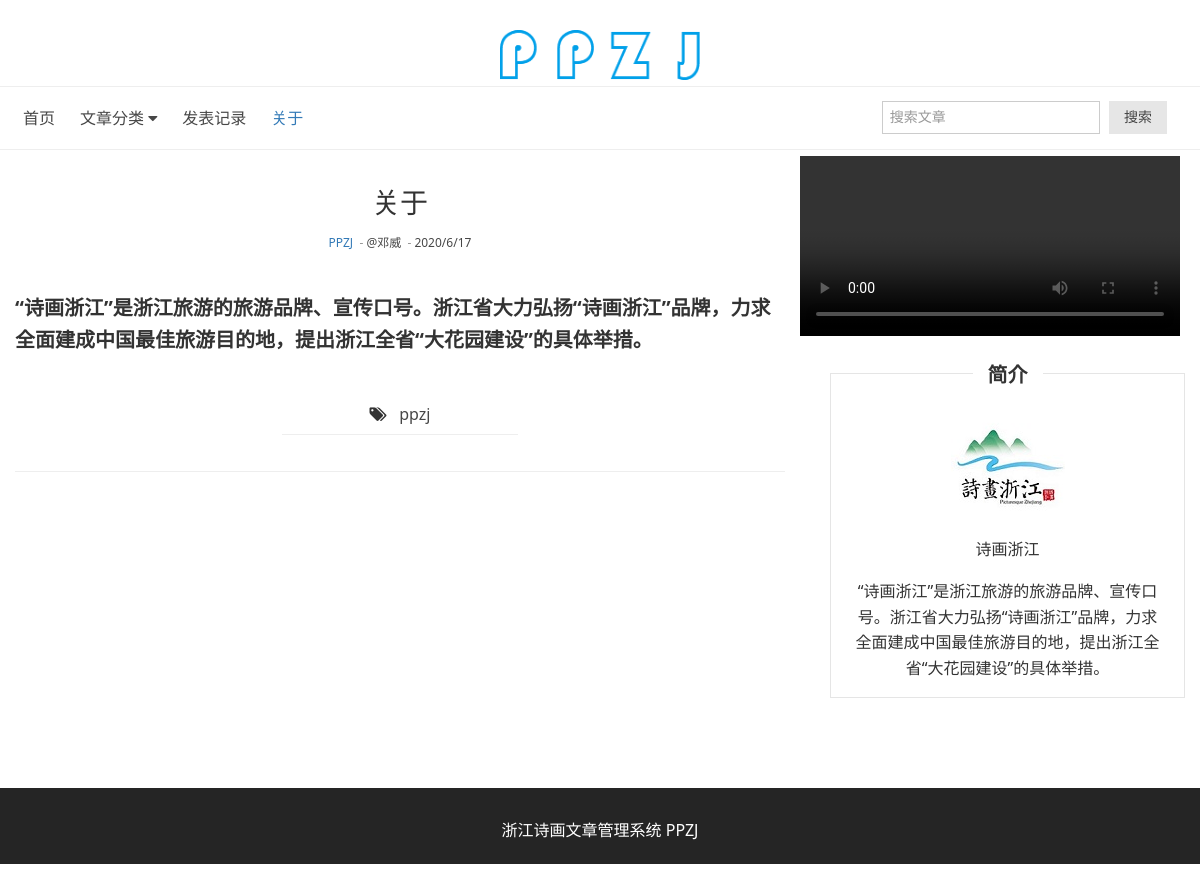
The app's page /index.php/about with its own data.
### tables this page shows
CREATE TABLE `about` (
  `id` int(11) NOT NULL,
  `title` varchar(200) NOT NULL,
  `tag` varchar(200) NOT NULL,
  `content` text NOT NULL,
  PRIMARY KEY (`id`)
);

### application/controllers/About.php (called while the page is built, shortened)
<?php
class About extends CI_Controller {
    public function index(){
        $this->load->helper('url');
        $this->load->model('category_model');
        $data['all_category'] =  $this->category_model->getAllCategory();
        $this->load->model('about_model');
        $data['about']= $this->about_model->getAboutInfo();
        $this->load->model('siteinfo_model');
        $data['siteinfo']= $this->siteinfo_model->getSiteInfo();
        $data['cur_title'] = array('','','','am-active');
        $this->load->view('header',$data);
        $this->load->view('menu',$data);
        $this->load->view('about');
        $this->load->view('footer',$data);
    }
}

### index.php (called while the page is built, shortened)
<?php
require_once BASEPATH.'core/CodeIgniter.php';

### application/models/about_model.php (called while the page is built, shortened)
<?php
class About_model extends CI_Model {
	public function getAboutInfo($id=1){
		$sql="select * from about where id = {$id}";
		$data=$this->db->query($sql)->result_array();
		return $data;
	}
}

### application/views/menu.php (the view, shortened to what this page needs)
<nav class="am-g am-g-fixed blog-fixed blog-nav">
  <div class="am-collapse am-topbar-collapse" id="blog-collapse">
    <ul class="am-nav am-nav-pills am-topbar-nav">
      <li class="<?php echo $cur_title[0];?>"><a href="<?php echo base_url()?>">首页</a></li>
      <li class="am-dropdown" data-am-dropdown>
        <a class="am-dropdown-toggle" data-am-dropdown-toggle href="javascript:;">
          文章分类 <span class="am-icon-caret-down"></span>
        </a>
      </li>
      <li class="<?php echo $cur_title[2];?>"><?php echo anchor("Articles/timeline","发表记录","")?></li>
      <li class="<?php echo $cur_title[3];?>"><?php echo anchor("About/index","关于","")?></li>
    </ul>
    <form class="am-topbar-form am-topbar-left am-form-inline am-topbar-right" role="search" method="post" action='<?php echo site_url('Search/show')?>'>
      <div class="am-form-group">
        <input type="text" class="am-form-field am-input-sm" name='pattern' placeholder="搜索文章">
      </div>
      <button type="submit" class="am-btn am-btn-default am-btn-sm">搜索</button>
    </form>
  </div>
</nav>
<hr>

### application/views/about.php (shortened to what this page needs)
<?php
$Parsedown = new Parsedown();
$html = $Parsedown->text($about[0]['content']);
?>
<div class="am-g am-g-fixed blog-fixed blog-content">
    <div class="am-u-md-8 am-u-sm-12">
      <article class="am-article blog-article-p">
        <div class="am-article-hd">
          <h1 class="am-article-title blog-text-center"><?php echo $about[0]['title'];?></h1>
          <p class="am-article-meta blog-text-center">
              <span><a href="#" class="blog-color">PPZJ &nbsp;</a></span>-
              <span><a href="#">@邓威 &nbsp;</a></span>-
              <span><a href="#">2020/6/17</a></span>
          </p>
        </div>
        <div class="am-article-bd">
        <p>
        <?php echo $html; ?>
        </p>
        </div>
      </article>
        <div class="am-g blog-article-widget blog-article-margin">
          <div class="am-u-lg-4 am-u-md-5 am-u-sm-7 am-u-sm-centered blog-text-center">
            <span class="am-icon-tags"> &nbsp;</span>
            <a href="#"><?php echo $about[0]['tag']; ?></a>
            <hr>
          </div>
        </div>
        <hr>
    </div>
<video width="380" height="180" controls>
  <source src="/ci3/static/sp/shzj.mp4" type="video/mp4" />
</video>
<div class="am-u-md-4 am-u-sm-12 blog-sidebar">
        <div class="blog-sidebar-widget blog-bor">
            <h2 class="blog-text-center blog-title"><span>简介</span></h2>
            <img src="<?php echo base_url('/static/img/favicon.png')?>" alt="about me" class="blog-entry-img" >
            <p>诗画浙江</p>
            <p>“诗画浙江”是浙江旅游的旅游品牌、宣传口号。浙江省大力弘扬“诗画浙江”品牌，力求全面建成中国最佳旅游目的地，提出浙江全省“大花园建设”的具体举措。</p>
        </div>
    </div>
</div>

### static/css/app.css (style rules this page uses)
html { width:100%; height:100%; }
body { width:100%; height:100%; }
a { color:#474747; }
#blog hr { margin:0.6rem 0; }
.blog-nav { padding:0 1.3rem; }
.blog-text-center { text-align:center; }
.blog-bor { border:1px solid #e5e5e5; }
.am-topbar-nav>li.am-active>a, .am-topbar-nav>li.am-active>a:focus, .am-topbar-nav>li.am-active>a:hover { border-radius: 0; color: #337ab7; background: 0 0; text-align:center; }
@media only screen and (min-width: 641px) { .am-topbar-nav>li.am-active>a:after { opacity: 0; } }
@media only screen and (min-width: 1200px) { .blog-fixed { max-width: 1200px; } }
.blog-entry-img { padding:0; max-width:100%; height:auto; }
.blog-sidebar { margin-top:3rem; padding:0 1.5rem 0 3rem; }
.blog-title { margin-top:-1.5rem; }
.blog-title span { background-color:#fff; padding:0 1.5rem; }
.blog-sidebar-widget { padding:0 2rem; margin-bottom:4rem; text-align:center; }
.blog-color { color:#337ab7; }
.blog-article-p { margin:3rem 0; }
.blog-article-margin { margin:3rem 0; }

### records on screen
about: title "关于", content "“诗画浙江”是浙江旅游的旅游品牌、宣传口号。浙江省大力弘扬“诗画浙江”品牌，力求全面建成中国最佳旅游目的地，提出浙江全省“大花园建设”的具体举措。", tag "ppzj"

### other values on screen
anchor("Articles/timeline","发表记录","") "发表记录"
anchor("About/index","关于","") "关于"
